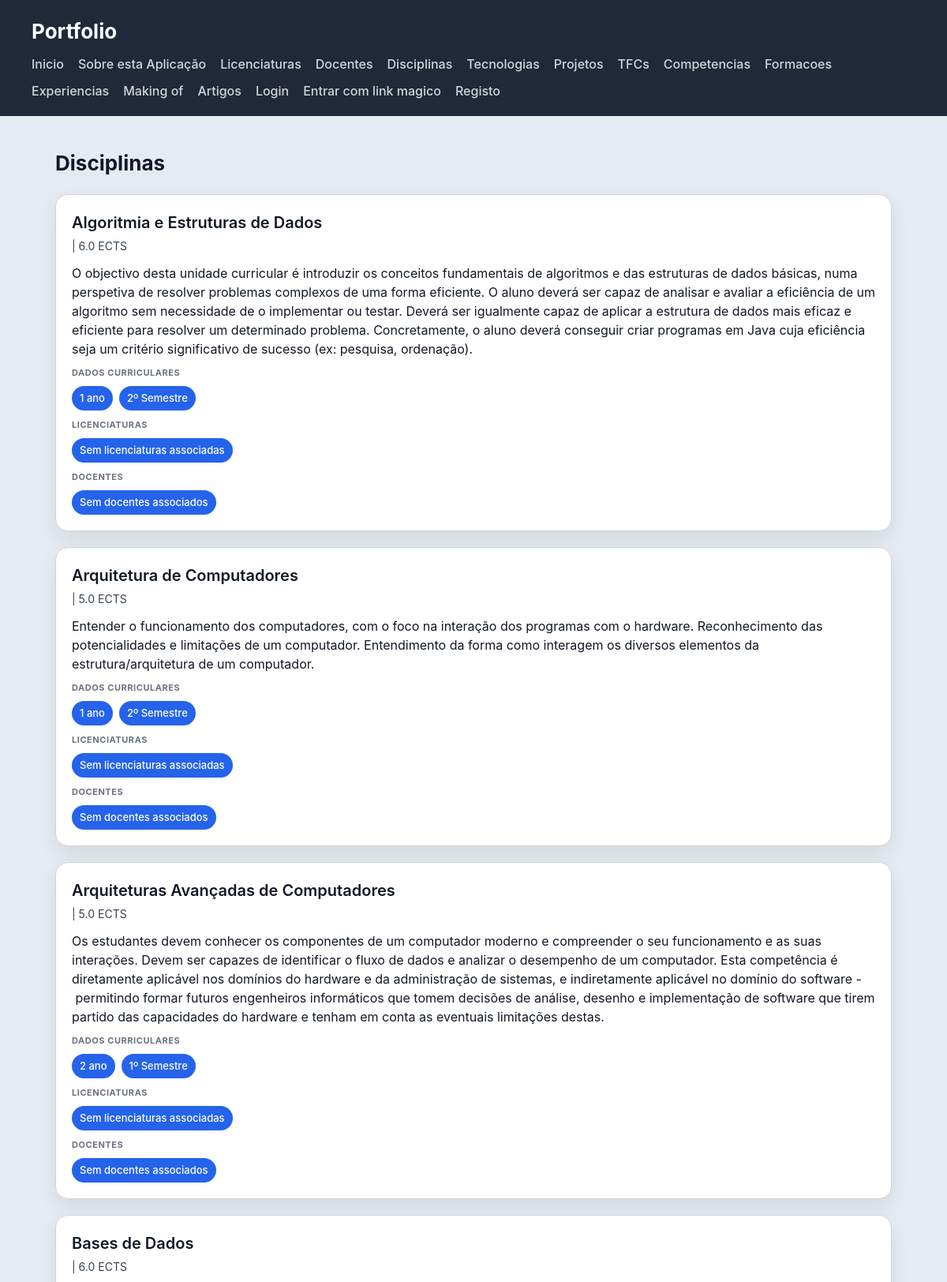
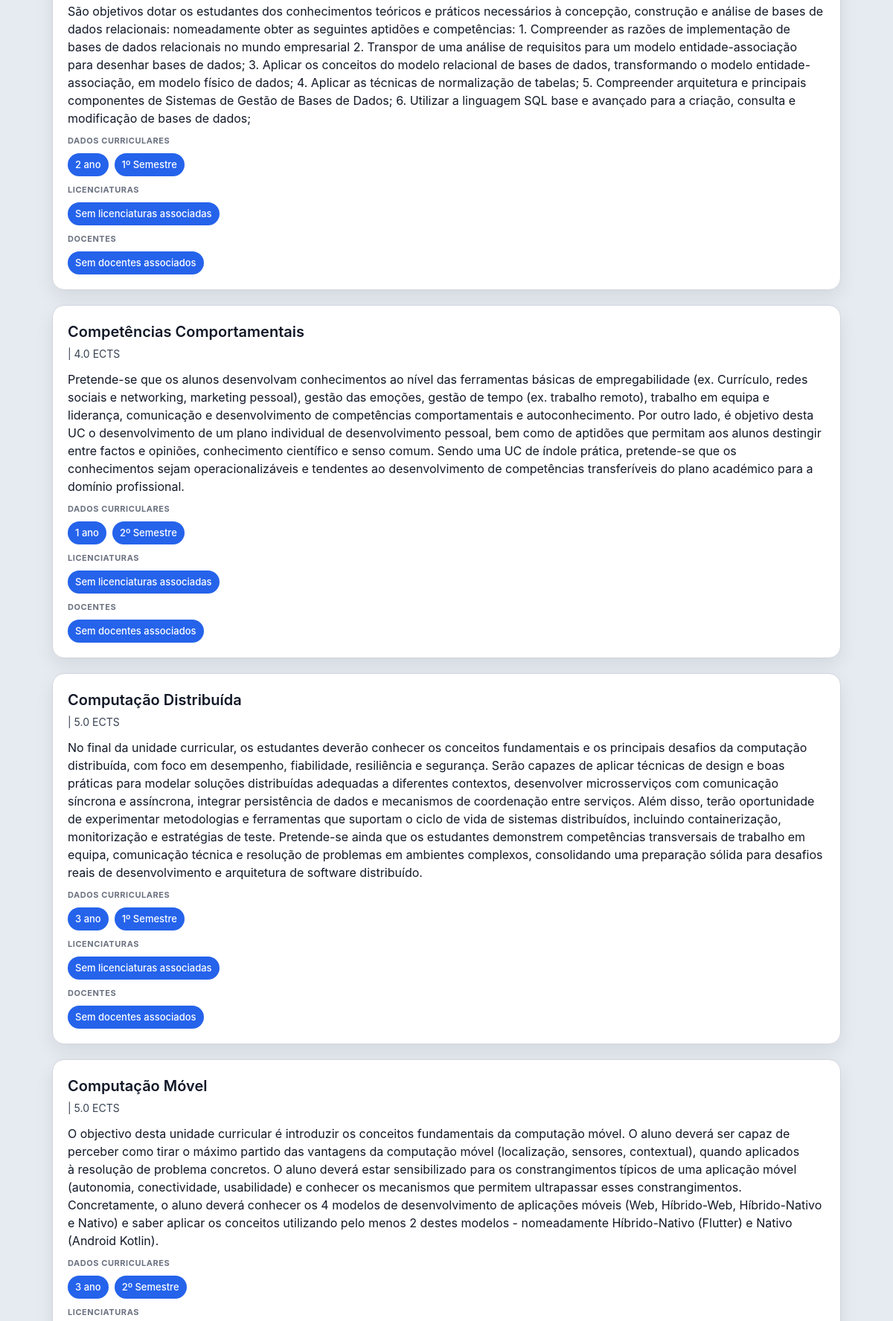
The app's page /portfolio/disciplinas/ (upper part) with its own data (2 pictures, top to bottom).
### portfolio/models.py (models this page shows, shortened)
class UnidadeCurricular(models.Model):
    nome = models.CharField(max_length=150)
    sigla = models.CharField(max_length=20, blank=True)
    descricao = models.TextField(blank=True)
    ects = models.DecimalField(max_digits=4, decimal_places=1, null=True, blank=True)
    imagem = models.ImageField(upload_to='ucs/', blank=True, null=True)
    ano_curricular = models.IntegerField(blank=True, null=True)
    semestre = models.CharField(max_length=30, blank=True)
    objetivos = models.TextField(blank=True)
    conteudos = models.TextField(blank=True)
    bibliografia = models.TextField(blank=True)
    apresentacao = models.TextField(blank=True)
    licenciaturas = models.ManyToManyField(Licenciatura, related_name='ucs', blank=True)
    docentes = models.ManyToManyField(Docente, related_name='ucs', blank=True)

### portfolio/views.py (the view)
# urls.py: path("disciplinas/", views.disciplinas_view, name="portfolio_disciplinas"),
def disciplinas_view(request):
    disciplinas = UnidadeCurricular.objects.prefetch_related(
        "licenciaturas",
        "docentes",
    ).order_by("nome")
    return render(
        request,
        "portfolio/disciplinas.html",
        {"disciplinas": disciplinas},
    )

### templates/portfolio/disciplinas.html (shortened to what this page needs)
{% extends "portfolio/base.html" %} {% block content %}
<h2>Disciplinas</h2>
<section>
  {% for disciplina in disciplinas %}
  <article>
    <header>
      <h3>{{ disciplina.nome }}</h3>
      <p>{{ disciplina.sigla }} | {{ disciplina.ects }} ECTS</p>
    </header>
    {% if disciplina.objetivos %}
    <p>{{ disciplina.objetivos }}</p>
    {% endif %}
    <section>
      <h4>Dados curriculares</h4>
      <ul>
        {% if disciplina.ano_curricular %}
        <li>{{ disciplina.ano_curricular }} ano</li>
        {% endif %}
        {% if disciplina.semestre %}
        <li>{{ disciplina.semestre }}</li>
        {% endif %}
      </ul>
    </section>
    <section>
      <h4>Licenciaturas</h4>
      <ul>
        {% for licenciatura in disciplina.licenciaturas.all %}
        <li>{{ licenciatura.nome }}</li>
        {% empty %}
        <li>Sem licenciaturas associadas</li>
        {% endfor %}
      </ul>
    </section>
    <section>
      <h4>Docentes</h4>
      <ul>
        {% for docente in disciplina.docentes.all %}
        <li>{{ docente.nome }}</li>
        {% empty %}
        <li>Sem docentes associados</li>
        {% endfor %}
      </ul>
    </section>
  </article>
  {% empty %}
  <article>
    <header><h3>Sem disciplinas registadas</h3></header>
  </article>
  {% endfor %}
</section>
{% endblock %}

### escola/static/escola/styles.css (style rules this page uses)
* { box-sizing: border-box; margin: 0; padding: 0; }
body { font-family: "Inter", "Segoe UI", system-ui, -apple-system, sans-serif; background: #e6ebf2; color: #111827; line-height: 1.5; }
h2 { margin-bottom: 20px; font-size: 26px; }
section > article { background: white; padding: 20px; border-radius: 16px; border: 1px solid #d1d5db; box-shadow: 0 10px 25px rgba(0, 0, 0, 0.08); transition: all 0.25s ease; margin-bottom: 20px; }
article > header { margin-bottom: 12px; }
article > header > h3 { font-size: 20px; font-weight: 600; margin-bottom: 4px; }
article > header > p { font-size: 14px; color: #374151; }
article > section { margin-top: 10px; }
article > section > h4 { font-size: 11px; text-transform: uppercase; color: #6b7280; margin-bottom: 8px; letter-spacing: 0.05em; }
article > section > ul { list-style: none; display: flex; flex-wrap: wrap; gap: 8px; }
article > section > ul > li { background: #2563eb; color: white; padding: 6px 10px; border-radius: 999px; font-size: 13px; font-weight: 500; }

### records on screen
UnidadeCurricular: nome "Algoritmia e Estruturas de Dados", ects "6.0", objetivos "O objectivo desta unidade curricular é introduzir os conceitos fundamentais de algoritmos e das estruturas de dados básicas, numa perspetiva de resolver problemas complexos de uma forma eficiente. O aluno deverá ser capaz de analisar e avaliar a eficiência de um algoritmo sem necessidade de o implementar ou testar. Deverá ser igualmente capaz de aplicar a estrutura de dados mais eficaz e eficiente para resolver um determinado problema. Concretamente, o aluno deverá conseguir criar programas em Java cuja eficiência seja um critério significativo de sucesso (ex: pesquisa, ordenação).", ano_curricular "1", semestre "2º Semestre"
UnidadeCurricular: nome "Arquitetura de Computadores", ects "5.0", objetivos "Entender o funcionamento dos computadores, com o foco na interação dos programas com o hardware. Reconhecimento das potencialidades e limitações de um computador. Entendimento da forma como interagem os diversos elementos da estrutura/arquitetura de um computador.", ano_curricular "1", semestre "2º Semestre"
UnidadeCurricular: nome "Arquiteturas Avançadas de Computadores", ects "5.0", objetivos "Os estudantes devem conhecer os componentes de um computador moderno e compreender o seu funcionamento e as suas interações. Devem ser capazes de identificar o fluxo de dados e analizar o desempenho de um computador. Esta competência é diretamente aplicável nos domínios do hardware e da administração de sistemas, e indiretamente aplicável no domínio do software - permitindo formar futuros engenheiros informáticos que tomem decisões de análise, desenho e implementação de software que tirem partido das capacidades do hardware e tenham em conta as eventuais limitações destas.", ano_curricular "2", semestre "1º Semestre"
UnidadeCurricular: nome "Bases de Dados", ects "6.0", objetivos "São objetivos dotar os estudantes dos conhecimentos teóricos e práticos necessários à concepção, construção e análise de bases de dados relacionais: nomeadamente obter as seguintes aptidões e competências: 1. Compreender as razões de implementação de bases de dados relacionais no mundo empresarial 2. Transpor de uma análise de requisitos para um modelo entidade-associação para desenhar bases de dados; 3. Aplicar os conceitos do modelo relacional de bases de dados, transformando o modelo entidade-associação, em modelo físico de dados; 4. Aplicar as técnicas de normalização de tabelas; 5. Compreender arquitetura e principais componentes de Sistemas de Gestão de Bases de Dados; 6. Utilizar a…", ano_curricular "2", semestre "1º Semestre"
UnidadeCurricular: nome "Competências Comportamentais", ects "4.0", objetivos "Pretende-se que os alunos desenvolvam conhecimentos ao nível das ferramentas básicas de empregabilidade (ex. Currículo, redes sociais e networking, marketing pessoal), gestão das emoções, gestão de tempo (ex. trabalho remoto), trabalho em equipa e liderança, comunicação e desenvolvimento de competências comportamentais e autoconhecimento. Por outro lado, é objetivo desta UC o desenvolvimento de um plano individual de desenvolvimento pessoal, bem como de aptidões que permitam aos alunos destingir entre factos e opiniões, conhecimento científico e senso comum. Sendo uma UC de índole prática, pretende-se que os conhecimentos sejam operacionalizáveis e tendentes ao desenvolvimento de…", ano_curricular "1", semestre "2º Semestre"
UnidadeCurricular: nome "Computação Distribuída", ects "5.0", objetivos "No final da unidade curricular, os estudantes deverão conhecer os conceitos fundamentais e os principais desafios da computação distribuída, com foco em desempenho, fiabilidade, resiliência e segurança. Serão capazes de aplicar técnicas de design e boas práticas para modelar soluções distribuídas adequadas a diferentes contextos, desenvolver microsserviços com comunicação síncrona e assíncrona, integrar persistência de dados e mecanismos de coordenação entre serviços. Além disso, terão oportunidade de experimentar metodologias e ferramentas que suportam o ciclo de vida de sistemas distribuídos, incluindo containerização, monitorização e estratégias de teste. Pretende-se ainda que os…", ano_curricular "3", semestre "1º Semestre"
UnidadeCurricular: nome "Computação Móvel", ects "5.0", objetivos "O objectivo desta unidade curricular é introduzir os conceitos fundamentais da computação móvel. O aluno deverá ser capaz de perceber como tirar o máximo partido das vantagens da computação móvel (localização, sensores, contextual), quando aplicados à resolução de problema concretos. O aluno deverá estar sensibilizado para os constrangimentos típicos de uma aplicação móvel (autonomia, conectividade, usabilidade) e conhecer os mecanismos que permitem ultrapassar esses constrangimentos. Concretamente, o aluno deverá conhecer os 4 modelos de desenvolvimento de aplicações móveis (Web, Híbrido-Web, Híbrido-Nativo e Nativo) e saber aplicar os conceitos utilizando pelo menos 2 destes modelos -…", ano_curricular "3", semestre "2º Semestre"
